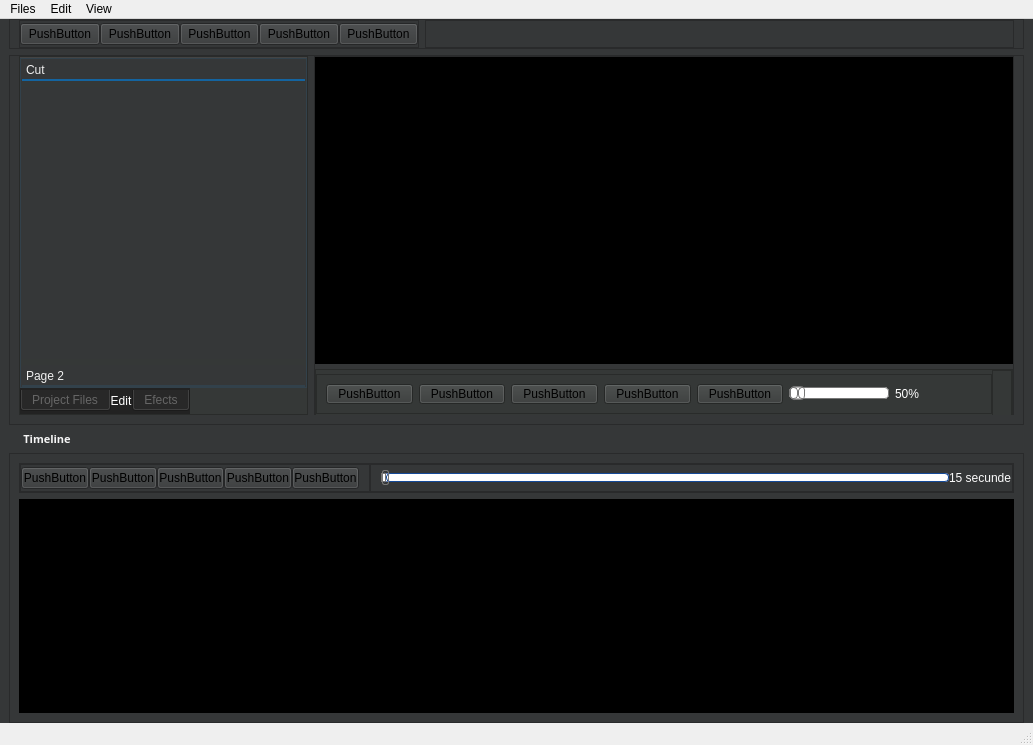
<?xml version="1.0" encoding="UTF-8"?>
<ui version="4.0">
 <class>MainWindow</class>
 <widget class="QMainWindow" name="MainWindow">
  <property name="geometry">
   <rect>
    <x>0</x>
    <y>0</y>
    <width>1033</width>
    <height>745</height>
   </rect>
  </property>
  <property name="windowTitle">
   <string>MainWindow</string>
  </property>
  <widget class="QWidget" name="centralwidget">
   <property name="styleSheet">
    <string notr="true">background:#353738;
</string>
   </property>
   <layout class="QVBoxLayout" name="verticalLayout">
    <property name="spacing">
     <number>6</number>
    </property>
    <property name="topMargin">
     <number>0</number>
    </property>
    <property name="bottomMargin">
     <number>0</number>
    </property>
    <item>
     <widget class="QFrame" name="cwMenuButtons">
      <property name="minimumSize">
       <size>
        <width>0</width>
        <height>30</height>
       </size>
      </property>
      <property name="maximumSize">
       <size>
        <width>16777215</width>
        <height>32</height>
       </size>
      </property>
      <property name="frameShape">
       <enum>QFrame::StyledPanel</enum>
      </property>
      <property name="frameShadow">
       <enum>QFrame::Raised</enum>
      </property>
      <layout class="QHBoxLayout" name="horizontalLayout_8">
       <property name="topMargin">
        <number>0</number>
       </property>
       <property name="bottomMargin">
        <number>0</number>
       </property>
       <item>
        <widget class="QFrame" name="mbButtonsFrame">
         <property name="maximumSize">
          <size>
           <width>400</width>
           <height>16777215</height>
          </size>
         </property>
         <property name="frameShape">
          <enum>QFrame::StyledPanel</enum>
         </property>
         <property name="frameShadow">
          <enum>QFrame::Raised</enum>
         </property>
         <layout class="QHBoxLayout" name="horizontalLayout_9">
          <property name="spacing">
           <number>0</number>
          </property>
          <property name="leftMargin">
           <number>0</number>
          </property>
          <property name="topMargin">
           <number>0</number>
          </property>
          <property name="rightMargin">
           <number>0</number>
          </property>
          <property name="bottomMargin">
           <number>0</number>
          </property>
          <item>
           <widget class="QPushButton" name="pushButton_11">
            <property name="minimumSize">
             <size>
              <width>0</width>
              <height>20</height>
             </size>
            </property>
            <property name="text">
             <string>PushButton</string>
            </property>
           </widget>
          </item>
          <item>
           <widget class="QPushButton" name="pushButton_12">
            <property name="minimumSize">
             <size>
              <width>0</width>
              <height>20</height>
             </size>
            </property>
            <property name="text">
             <string>PushButton</string>
            </property>
           </widget>
          </item>
          <item>
           <widget class="QPushButton" name="pushButton_13">
            <property name="minimumSize">
             <size>
              <width>0</width>
              <height>15</height>
             </size>
            </property>
            <property name="text">
             <string>PushButton</string>
            </property>
           </widget>
          </item>
          <item>
           <widget class="QPushButton" name="pushButton_15">
            <property name="minimumSize">
             <size>
              <width>0</width>
              <height>20</height>
             </size>
            </property>
            <property name="text">
             <string>PushButton</string>
            </property>
           </widget>
          </item>
          <item>
           <widget class="QPushButton" name="pushButton_14">
            <property name="minimumSize">
             <size>
              <width>0</width>
              <height>20</height>
             </size>
            </property>
            <property name="text">
             <string>PushButton</string>
            </property>
           </widget>
          </item>
         </layout>
        </widget>
       </item>
       <item>
        <widget class="QFrame" name="mbEmptyFrame">
         <property name="minimumSize">
          <size>
           <width>500</width>
           <height>0</height>
          </size>
         </property>
         <property name="frameShape">
          <enum>QFrame::StyledPanel</enum>
         </property>
         <property name="frameShadow">
          <enum>QFrame::Raised</enum>
         </property>
        </widget>
       </item>
      </layout>
     </widget>
    </item>
    <item>
     <widget class="QFrame" name="cwPrincipalFrame">
      <property name="frameShape">
       <enum>QFrame::StyledPanel</enum>
      </property>
      <property name="frameShadow">
       <enum>QFrame::Raised</enum>
      </property>
      <layout class="QHBoxLayout" name="horizontalLayout">
       <property name="topMargin">
        <number>0</number>
       </property>
       <item>
        <widget class="QFrame" name="pfTabWidgetFrame">
         <property name="maximumSize">
          <size>
           <width>400</width>
           <height>16777215</height>
          </size>
         </property>
         <property name="styleSheet">
          <string notr="true">background:#353837</string>
         </property>
         <property name="frameShape">
          <enum>QFrame::StyledPanel</enum>
         </property>
         <property name="frameShadow">
          <enum>QFrame::Raised</enum>
         </property>
         <layout class="QVBoxLayout" name="verticalLayout_4">
          <property name="spacing">
           <number>0</number>
          </property>
          <property name="leftMargin">
           <number>0</number>
          </property>
          <property name="topMargin">
           <number>0</number>
          </property>
          <property name="rightMargin">
           <number>0</number>
          </property>
          <property name="bottomMargin">
           <number>0</number>
          </property>
          <item>
           <widget class="QTabWidget" name="tabWidget">
            <property name="styleSheet">
             <string notr="true">QTabWidget {
border: 0;
}

QTabWidget::pane {
border-top: 1px solid #444;
position: absolute;
}

QTabBar {
background: #222;
color: #666;
border-radius: 0;
border: 2px solid #222;
}

QTabBar::tab:top {
margin: 1px 1px 0 0;
padding: 4px 8px;
border-bottom: 3px solid transparent;
}

QTabBar::tab:selected {
color: white;
border: 0;
}

QTabBar::tab:top:hover {
border-bottom: 3px solid #444;
}
QTabBar::tab:top:selected {
border-bottom: 3px solid #1086e2;
}

QTabBar::tab:hover,
QTabBar::tab:focus {

}











{

}</string>
            </property>
            <property name="tabPosition">
             <enum>QTabWidget::South</enum>
            </property>
            <property name="currentIndex">
             <number>1</number>
            </property>
            <property name="elideMode">
             <enum>Qt::ElideRight</enum>
            </property>
            <property name="usesScrollButtons">
             <bool>true</bool>
            </property>
            <property name="documentMode">
             <bool>false</bool>
            </property>
            <property name="tabsClosable">
             <bool>false</bool>
            </property>
            <property name="movable">
             <bool>false</bool>
            </property>
            <property name="tabBarAutoHide">
             <bool>false</bool>
            </property>
            <widget class="QWidget" name="projectFiles">
             <attribute name="title">
              <string>Project Files</string>
             </attribute>
             <layout class="QVBoxLayout" name="verticalLayout_5">
              <property name="spacing">
               <number>0</number>
              </property>
              <property name="leftMargin">
               <number>0</number>
              </property>
              <property name="topMargin">
               <number>0</number>
              </property>
              <property name="rightMargin">
               <number>0</number>
              </property>
              <property name="bottomMargin">
               <number>0</number>
              </property>
              <item>
               <widget class="QListWidget" name="videoFiles">
                <property name="styleSheet">
                 <string notr="true">background:black
</string>
                </property>
               </widget>
              </item>
             </layout>
            </widget>
            <widget class="QWidget" name="editTab">
             <attribute name="title">
              <string>Edit</string>
             </attribute>
             <layout class="QVBoxLayout" name="verticalLayout_7">
              <property name="spacing">
               <number>0</number>
              </property>
              <property name="leftMargin">
               <number>0</number>
              </property>
              <property name="topMargin">
               <number>0</number>
              </property>
              <property name="rightMargin">
               <number>0</number>
              </property>
              <property name="bottomMargin">
               <number>0</number>
              </property>
              <item>
               <widget class="QToolBox" name="editMenu">
                <property name="styleSheet">
                 <string notr="true">QToolBox {
  padding: 0px;
  border: 0px;
  border: 1px solid #32414B;
}

QToolBox:selected {
  padding: 0px;
  border: 2px solid #1464A0;
}

QToolBox::tab {
  background-color: #353738;
  border: 1px solid#353738;
  color: #F0F0F0;
  border-top-left-radius: 4px;
  border-top-right-radius: 4px;
}

QToolBox::tab:disabled {
  color:#353738;
}

QToolBox::tab:selected {
  background-color: #353738;
  border-bottom: 2px solid #1464A0;
}

QToolBox::tab:selected:disabled {
  background-color: #353738;
  border-bottom: 2px solid #14506E;
}

QToolBox::tab:!selected {
  background-color: #353738;
  border-bottom: 2px solid #32414B;
}

QToolBox::tab:!selected:disabled {
  background-color: #353738;
}

QToolBox::tab:hover {
  border-color: #148CD2;
  border-bottom: 2px solid #148CD2;
}

QToolBox QScrollArea QWidget QWidget {
  padding: 0px;
  border: 0px;
  background-color: #353738;
}</string>
                </property>
                <property name="currentIndex">
                 <number>0</number>
                </property>
                <widget class="QWidget" name="cut">
                 <property name="geometry">
                  <rect>
                   <x>0</x>
                   <y>0</y>
                   <width>285</width>
                   <height>259</height>
                  </rect>
                 </property>
                 <attribute name="label">
                  <string>Cut</string>
                 </attribute>
                </widget>
                <widget class="QWidget" name="page_2">
                 <property name="geometry">
                  <rect>
                   <x>0</x>
                   <y>0</y>
                   <width>285</width>
                   <height>259</height>
                  </rect>
                 </property>
                 <attribute name="label">
                  <string>Page 2</string>
                 </attribute>
                </widget>
               </widget>
              </item>
             </layout>
            </widget>
            <widget class="QWidget" name="effectsMenu">
             <attribute name="title">
              <string>Efects</string>
             </attribute>
            </widget>
           </widget>
          </item>
         </layout>
        </widget>
       </item>
       <item>
        <widget class="QFrame" name="pfVideoPreviewFrame">
         <property name="minimumSize">
          <size>
           <width>700</width>
           <height>0</height>
          </size>
         </property>
         <property name="frameShape">
          <enum>QFrame::StyledPanel</enum>
         </property>
         <property name="frameShadow">
          <enum>QFrame::Raised</enum>
         </property>
         <layout class="QVBoxLayout" name="verticalLayout_2">
          <property name="spacing">
           <number>0</number>
          </property>
          <property name="leftMargin">
           <number>0</number>
          </property>
          <property name="topMargin">
           <number>0</number>
          </property>
          <property name="rightMargin">
           <number>0</number>
          </property>
          <property name="bottomMargin">
           <number>0</number>
          </property>
          <item>
           <widget class="QFrame" name="vpfVideoPreview">
            <property name="minimumSize">
             <size>
              <width>640</width>
              <height>300</height>
             </size>
            </property>
            <property name="styleSheet">
             <string notr="true">background:black</string>
            </property>
            <property name="frameShape">
             <enum>QFrame::StyledPanel</enum>
            </property>
            <property name="frameShadow">
             <enum>QFrame::Raised</enum>
            </property>
            <layout class="QGridLayout" name="gridLayout">
             <property name="leftMargin">
              <number>9</number>
             </property>
            </layout>
           </widget>
          </item>
          <item>
           <widget class="QFrame" name="vpfVideoPreviewControlsFrame">
            <property name="minimumSize">
             <size>
              <width>0</width>
              <height>50</height>
             </size>
            </property>
            <property name="maximumSize">
             <size>
              <width>16777215</width>
              <height>40</height>
             </size>
            </property>
            <property name="styleSheet">
             <string notr="true">background:#353837</string>
            </property>
            <property name="frameShape">
             <enum>QFrame::StyledPanel</enum>
            </property>
            <property name="frameShadow">
             <enum>QFrame::Raised</enum>
            </property>
            <layout class="QHBoxLayout" name="horizontalLayout_2">
             <property name="spacing">
              <number>0</number>
             </property>
             <property name="leftMargin">
              <number>0</number>
             </property>
             <property name="topMargin">
              <number>0</number>
             </property>
             <property name="rightMargin">
              <number>0</number>
             </property>
             <property name="bottomMargin">
              <number>0</number>
             </property>
             <item>
              <widget class="QFrame" name="EmptyFrame_2">
               <property name="frameShape">
                <enum>QFrame::StyledPanel</enum>
               </property>
               <property name="frameShadow">
                <enum>QFrame::Raised</enum>
               </property>
              </widget>
             </item>
             <item>
              <widget class="QFrame" name="vpcfControlsFrame">
               <property name="minimumSize">
                <size>
                 <width>200</width>
                 <height>20</height>
                </size>
               </property>
               <property name="maximumSize">
                <size>
                 <width>750</width>
                 <height>40</height>
                </size>
               </property>
               <property name="frameShape">
                <enum>QFrame::StyledPanel</enum>
               </property>
               <property name="frameShadow">
                <enum>QFrame::Raised</enum>
               </property>
               <layout class="QHBoxLayout" name="horizontalLayout_3">
                <item>
                 <widget class="QPushButton" name="rewind">
                  <property name="maximumSize">
                   <size>
                    <width>16777215</width>
                    <height>16777215</height>
                   </size>
                  </property>
                  <property name="text">
                   <string>PushButton</string>
                  </property>
                 </widget>
                </item>
                <item>
                 <widget class="QPushButton" name="previews">
                  <property name="text">
                   <string>PushButton</string>
                  </property>
                 </widget>
                </item>
                <item>
                 <widget class="QPushButton" name="play_pauseButton">
                  <property name="text">
                   <string>PushButton</string>
                  </property>
                 </widget>
                </item>
                <item>
                 <widget class="QPushButton" name="next">
                  <property name="text">
                   <string>PushButton</string>
                  </property>
                 </widget>
                </item>
                <item>
                 <widget class="QPushButton" name="fastForward">
                  <property name="text">
                   <string>PushButton</string>
                  </property>
                 </widget>
                </item>
                <item>
                 <widget class="QSlider" name="volume">
                  <property name="maximumSize">
                   <size>
                    <width>100</width>
                    <height>16777215</height>
                   </size>
                  </property>
                  <property name="styleSheet">
                   <string notr="true">QSlider::groove:horizontal {
border: 1px solid #bbb;
background: white;
height: 10px;
border-radius: 4px;
}

QSlider::sub-page:horizontal {
background: qlineargradient(x1: 0, y1: 0,    x2: 0, y2: 1,
    stop: 0 #66e, stop: 1 #bbf);
background: qlineargradient(x1: 0, y1: 0.2, x2: 1, y2: 1,
    stop: 0 #bbf, stop: 1 #55f);
border: 1px solid #777;
height: 10px;
border-radius: 4px;
}

QSlider::add-page:horizontal {
background: #fff;
border: 1px solid #777;
height: 10px;
border-radius: 4px;
}

QSlider::handle:horizontal {
background: qlineargradient(x1:0, y1:0, x2:1, y2:1,
    stop:0 #eee, stop:1 #ccc);
border: 1px solid #777;
width: 13px;
margin-top: -2px;
margin-bottom: -2px;
border-radius: 4px;
}

QSlider::handle:horizontal:hover {
background: qlineargradient(x1:0, y1:0, x2:1, y2:1,
    stop:0 #fff, stop:1 #ddd);
border: 1px solid #444;
border-radius: 4px;
}

QSlider::sub-page:horizontal:disabled {
background: #bbb;
border-color: #999;
}

QSlider::add-page:horizontal:disabled {
background: #eee;
border-color: #999;
}

QSlider::handle:horizontal:disabled {
background: #eee;
border: 1px solid #aaa;
border-radius: 4px;
}</string>
                  </property>
                  <property name="orientation">
                   <enum>Qt::Horizontal</enum>
                  </property>
                 </widget>
                </item>
                <item>
                 <widget class="QLabel" name="volumeTextDisplay">
                  <property name="palette">
                   <palette>
                    <active>
                     <colorrole role="WindowText">
                      <brush brushstyle="SolidPattern">
                       <color alpha="255">
                        <red>255</red>
                        <green>255</green>
                        <blue>255</blue>
                       </color>
                      </brush>
                     </colorrole>
                     <colorrole role="Button">
                      <brush brushstyle="SolidPattern">
                       <color alpha="255">
                        <red>53</red>
                        <green>56</green>
                        <blue>55</blue>
                       </color>
                      </brush>
                     </colorrole>
                     <colorrole role="Base">
                      <brush brushstyle="SolidPattern">
                       <color alpha="255">
                        <red>53</red>
                        <green>56</green>
                        <blue>55</blue>
                       </color>
                      </brush>
                     </colorrole>
                     <colorrole role="Window">
                      <brush brushstyle="SolidPattern">
                       <color alpha="255">
                        <red>53</red>
                        <green>56</green>
                        <blue>55</blue>
                       </color>
                      </brush>
                     </colorrole>
                    </active>
                    <inactive>
                     <colorrole role="WindowText">
                      <brush brushstyle="SolidPattern">
                       <color alpha="255">
                        <red>255</red>
                        <green>255</green>
                        <blue>255</blue>
                       </color>
                      </brush>
                     </colorrole>
                     <colorrole role="Button">
                      <brush brushstyle="SolidPattern">
                       <color alpha="255">
                        <red>53</red>
                        <green>56</green>
                        <blue>55</blue>
                       </color>
                      </brush>
                     </colorrole>
                     <colorrole role="Base">
                      <brush brushstyle="SolidPattern">
                       <color alpha="255">
                        <red>53</red>
                        <green>56</green>
                        <blue>55</blue>
                       </color>
                      </brush>
                     </colorrole>
                     <colorrole role="Window">
                      <brush brushstyle="SolidPattern">
                       <color alpha="255">
                        <red>53</red>
                        <green>56</green>
                        <blue>55</blue>
                       </color>
                      </brush>
                     </colorrole>
                    </inactive>
                    <disabled>
                     <colorrole role="WindowText">
                      <brush brushstyle="SolidPattern">
                       <color alpha="255">
                        <red>120</red>
                        <green>120</green>
                        <blue>120</blue>
                       </color>
                      </brush>
                     </colorrole>
                     <colorrole role="Button">
                      <brush brushstyle="SolidPattern">
                       <color alpha="255">
                        <red>53</red>
                        <green>56</green>
                        <blue>55</blue>
                       </color>
                      </brush>
                     </colorrole>
                     <colorrole role="Base">
                      <brush brushstyle="SolidPattern">
                       <color alpha="255">
                        <red>53</red>
                        <green>56</green>
                        <blue>55</blue>
                       </color>
                      </brush>
                     </colorrole>
                     <colorrole role="Window">
                      <brush brushstyle="SolidPattern">
                       <color alpha="255">
                        <red>53</red>
                        <green>56</green>
                        <blue>55</blue>
                       </color>
                      </brush>
                     </colorrole>
                    </disabled>
                   </palette>
                  </property>
                  <property name="text">
                   <string>50%</string>
                  </property>
                 </widget>
                </item>
               </layout>
              </widget>
             </item>
             <item>
              <widget class="QFrame" name="EmptyFrame">
               <property name="frameShape">
                <enum>QFrame::StyledPanel</enum>
               </property>
               <property name="frameShadow">
                <enum>QFrame::Raised</enum>
               </property>
               <layout class="QHBoxLayout" name="horizontalLayout_7"/>
              </widget>
             </item>
            </layout>
           </widget>
          </item>
         </layout>
        </widget>
       </item>
      </layout>
     </widget>
    </item>
    <item>
     <widget class="QLabel" name="timelineLabel">
      <property name="palette">
       <palette>
        <active>
         <colorrole role="WindowText">
          <brush brushstyle="SolidPattern">
           <color alpha="255">
            <red>245</red>
            <green>245</green>
            <blue>245</blue>
           </color>
          </brush>
         </colorrole>
         <colorrole role="Button">
          <brush brushstyle="SolidPattern">
           <color alpha="255">
            <red>53</red>
            <green>55</green>
            <blue>56</blue>
           </color>
          </brush>
         </colorrole>
         <colorrole role="Base">
          <brush brushstyle="SolidPattern">
           <color alpha="255">
            <red>53</red>
            <green>55</green>
            <blue>56</blue>
           </color>
          </brush>
         </colorrole>
         <colorrole role="Window">
          <brush brushstyle="SolidPattern">
           <color alpha="255">
            <red>53</red>
            <green>55</green>
            <blue>56</blue>
           </color>
          </brush>
         </colorrole>
        </active>
        <inactive>
         <colorrole role="WindowText">
          <brush brushstyle="SolidPattern">
           <color alpha="255">
            <red>245</red>
            <green>245</green>
            <blue>245</blue>
           </color>
          </brush>
         </colorrole>
         <colorrole role="Button">
          <brush brushstyle="SolidPattern">
           <color alpha="255">
            <red>53</red>
            <green>55</green>
            <blue>56</blue>
           </color>
          </brush>
         </colorrole>
         <colorrole role="Base">
          <brush brushstyle="SolidPattern">
           <color alpha="255">
            <red>53</red>
            <green>55</green>
            <blue>56</blue>
           </color>
          </brush>
         </colorrole>
         <colorrole role="Window">
          <brush brushstyle="SolidPattern">
           <color alpha="255">
            <red>53</red>
            <green>55</green>
            <blue>56</blue>
           </color>
          </brush>
         </colorrole>
        </inactive>
        <disabled>
         <colorrole role="WindowText">
          <brush brushstyle="SolidPattern">
           <color alpha="255">
            <red>120</red>
            <green>120</green>
            <blue>120</blue>
           </color>
          </brush>
         </colorrole>
         <colorrole role="Button">
          <brush brushstyle="SolidPattern">
           <color alpha="255">
            <red>53</red>
            <green>55</green>
            <blue>56</blue>
           </color>
          </brush>
         </colorrole>
         <colorrole role="Base">
          <brush brushstyle="SolidPattern">
           <color alpha="255">
            <red>53</red>
            <green>55</green>
            <blue>56</blue>
           </color>
          </brush>
         </colorrole>
         <colorrole role="Window">
          <brush brushstyle="SolidPattern">
           <color alpha="255">
            <red>53</red>
            <green>55</green>
            <blue>56</blue>
           </color>
          </brush>
         </colorrole>
        </disabled>
       </palette>
      </property>
      <property name="font">
       <font>
        <family>Segoe UI Black</family>
        <pointsize>8</pointsize>
        <weight>75</weight>
        <bold>true</bold>
       </font>
      </property>
      <property name="text">
       <string>     Timeline</string>
      </property>
      <property name="scaledContents">
       <bool>false</bool>
      </property>
     </widget>
    </item>
    <item>
     <widget class="QFrame" name="cwSecondaryFrame">
      <property name="minimumSize">
       <size>
        <width>0</width>
        <height>270</height>
       </size>
      </property>
      <property name="maximumSize">
       <size>
        <width>16777215</width>
        <height>300</height>
       </size>
      </property>
      <property name="frameShape">
       <enum>QFrame::StyledPanel</enum>
      </property>
      <property name="frameShadow">
       <enum>QFrame::Raised</enum>
      </property>
      <layout class="QVBoxLayout" name="verticalLayout_3">
       <item>
        <widget class="QFrame" name="sfVideoTimeControl">
         <property name="maximumSize">
          <size>
           <width>16777215</width>
           <height>30</height>
          </size>
         </property>
         <property name="frameShape">
          <enum>QFrame::StyledPanel</enum>
         </property>
         <property name="frameShadow">
          <enum>QFrame::Raised</enum>
         </property>
         <layout class="QHBoxLayout" name="horizontalLayout_4">
          <property name="spacing">
           <number>0</number>
          </property>
          <property name="leftMargin">
           <number>0</number>
          </property>
          <property name="topMargin">
           <number>0</number>
          </property>
          <property name="rightMargin">
           <number>0</number>
          </property>
          <property name="bottomMargin">
           <number>0</number>
          </property>
          <item>
           <widget class="QFrame" name="vtcButtons">
            <property name="maximumSize">
             <size>
              <width>350</width>
              <height>16777215</height>
             </size>
            </property>
            <property name="frameShape">
             <enum>QFrame::StyledPanel</enum>
            </property>
            <property name="frameShadow">
             <enum>QFrame::Raised</enum>
            </property>
            <layout class="QHBoxLayout" name="horizontalLayout_5">
             <property name="spacing">
              <number>0</number>
             </property>
             <property name="leftMargin">
              <number>0</number>
             </property>
             <property name="topMargin">
              <number>0</number>
             </property>
             <property name="rightMargin">
              <number>10</number>
             </property>
             <property name="bottomMargin">
              <number>0</number>
             </property>
             <item>
              <widget class="QPushButton" name="pushButton_6">
               <property name="text">
                <string>PushButton</string>
               </property>
              </widget>
             </item>
             <item>
              <widget class="QPushButton" name="pushButton_7">
               <property name="text">
                <string>PushButton</string>
               </property>
              </widget>
             </item>
             <item>
              <widget class="QPushButton" name="pushButton_10">
               <property name="text">
                <string>PushButton</string>
               </property>
              </widget>
             </item>
             <item>
              <widget class="QPushButton" name="pushButton_8">
               <property name="text">
                <string>PushButton</string>
               </property>
              </widget>
             </item>
             <item>
              <widget class="QPushButton" name="pushButton_9">
               <property name="text">
                <string>PushButton</string>
               </property>
              </widget>
             </item>
            </layout>
           </widget>
          </item>
          <item>
           <widget class="QFrame" name="vtcVideoTimeControl">
            <property name="frameShape">
             <enum>QFrame::StyledPanel</enum>
            </property>
            <property name="frameShadow">
             <enum>QFrame::Raised</enum>
            </property>
            <layout class="QHBoxLayout" name="horizontalLayout_6">
             <property name="spacing">
              <number>0</number>
             </property>
             <property name="leftMargin">
              <number>10</number>
             </property>
             <property name="topMargin">
              <number>0</number>
             </property>
             <property name="rightMargin">
              <number>0</number>
             </property>
             <property name="bottomMargin">
              <number>0</number>
             </property>
             <item>
              <widget class="QSlider" name="videoTimeSlider">
               <property name="styleSheet">
                <string notr="true">QSlider::groove:horizontal{
border: 1px solid #637EB8;
background: white;
height: 7px;
border-radius: 3px;
}
QSlider::sub-page:horizontal {
background: qlineargradient(x1: 0, y1: 0, x2: 0, y2: 1,
stop: 0 #ABC7EC, stop: 1 #154A98);
border: 1px solid #777;
height: 10px;
border-radius: 4px;
}
QSlider::add-page:horizontal {
background: #fff;
border: 1px solid #154A98;
height: 10px;
border-radius: 4px;
}
QSlider::handle:horizontal{
background: qlineargradient(x1:0, y1:0, x2:1, y2:1,
stop:0 #fff, stop:1 #ABC7EC);
border: 1px solid #777;
width: 5px;
margin-top: -4px;
margin-bottom: -4px;
border-radius: 2px;
}

/*Verticales*/
QSlider::groove:vertical{
border: 1px solid #637EB8;
background: white;
width:7px;
height: 55px;
border-radius: 3px;
}
QSlider::add-page:vertical {
background: qlineargradient(x1: 0, y1: 0, x2: 0, y2: 1,
stop: 0 #ABC7EC, stop: 1 #154A98);
border: 1px solid #154A98;
width: 10px;
border-radius: 4px;
}
QSlider::sub-page:vertical {
background: #fff;
border: 1px solid #777;
width: 7px;
border-radius: 4px;
}
QSlider::handle:vertical{
background: qlineargradient(x1:0, y1:0, x2:1, y2:1,
stop:0 #fff, stop:1 #ABC7EC);
border: 1px solid #777;
height: 5px;
margin-left: -4px;
margin-right: -4px;
border-radius: 2px;
}
/*Horizontales y Verticales*/
QSlider::handle:horizontal:hover,
QSlider::handle:vertical:hover{
border: 1px solid #154A98;
border-radius: 3px;
}</string>
               </property>
               <property name="orientation">
                <enum>Qt::Horizontal</enum>
               </property>
              </widget>
             </item>
             <item>
              <widget class="QLabel" name="videoTimeDisplay">
               <property name="palette">
                <palette>
                 <active>
                  <colorrole role="WindowText">
                   <brush brushstyle="SolidPattern">
                    <color alpha="255">
                     <red>252</red>
                     <green>252</green>
                     <blue>252</blue>
                    </color>
                   </brush>
                  </colorrole>
                  <colorrole role="Button">
                   <brush brushstyle="SolidPattern">
                    <color alpha="255">
                     <red>53</red>
                     <green>55</green>
                     <blue>56</blue>
                    </color>
                   </brush>
                  </colorrole>
                  <colorrole role="Base">
                   <brush brushstyle="SolidPattern">
                    <color alpha="255">
                     <red>53</red>
                     <green>55</green>
                     <blue>56</blue>
                    </color>
                   </brush>
                  </colorrole>
                  <colorrole role="Window">
                   <brush brushstyle="SolidPattern">
                    <color alpha="255">
                     <red>53</red>
                     <green>55</green>
                     <blue>56</blue>
                    </color>
                   </brush>
                  </colorrole>
                 </active>
                 <inactive>
                  <colorrole role="WindowText">
                   <brush brushstyle="SolidPattern">
                    <color alpha="255">
                     <red>252</red>
                     <green>252</green>
                     <blue>252</blue>
                    </color>
                   </brush>
                  </colorrole>
                  <colorrole role="Button">
                   <brush brushstyle="SolidPattern">
                    <color alpha="255">
                     <red>53</red>
                     <green>55</green>
                     <blue>56</blue>
                    </color>
                   </brush>
                  </colorrole>
                  <colorrole role="Base">
                   <brush brushstyle="SolidPattern">
                    <color alpha="255">
                     <red>53</red>
                     <green>55</green>
                     <blue>56</blue>
                    </color>
                   </brush>
                  </colorrole>
                  <colorrole role="Window">
                   <brush brushstyle="SolidPattern">
                    <color alpha="255">
                     <red>53</red>
                     <green>55</green>
                     <blue>56</blue>
                    </color>
                   </brush>
                  </colorrole>
                 </inactive>
                 <disabled>
                  <colorrole role="WindowText">
                   <brush brushstyle="SolidPattern">
                    <color alpha="255">
                     <red>120</red>
                     <green>120</green>
                     <blue>120</blue>
                    </color>
                   </brush>
                  </colorrole>
                  <colorrole role="Button">
                   <brush brushstyle="SolidPattern">
                    <color alpha="255">
                     <red>53</red>
                     <green>55</green>
                     <blue>56</blue>
                    </color>
                   </brush>
                  </colorrole>
                  <colorrole role="Base">
                   <brush brushstyle="SolidPattern">
                    <color alpha="255">
                     <red>53</red>
                     <green>55</green>
                     <blue>56</blue>
                    </color>
                   </brush>
                  </colorrole>
                  <colorrole role="Window">
                   <brush brushstyle="SolidPattern">
                    <color alpha="255">
                     <red>53</red>
                     <green>55</green>
                     <blue>56</blue>
                    </color>
                   </brush>
                  </colorrole>
                 </disabled>
                </palette>
               </property>
               <property name="text">
                <string>15 secunde</string>
               </property>
               <property name="margin">
                <number>4</number>
               </property>
              </widget>
             </item>
            </layout>
           </widget>
          </item>
         </layout>
        </widget>
       </item>
       <item>
        <widget class="QFrame" name="sfTimeLineFrame">
         <property name="styleSheet">
          <string notr="true">background:black
</string>
         </property>
         <property name="frameShape">
          <enum>QFrame::StyledPanel</enum>
         </property>
         <property name="frameShadow">
          <enum>QFrame::Raised</enum>
         </property>
         <layout class="QVBoxLayout" name="verticalLayout_6"/>
        </widget>
       </item>
      </layout>
     </widget>
    </item>
   </layout>
  </widget>
  <widget class="QMenuBar" name="menubar">
   <property name="geometry">
    <rect>
     <x>0</x>
     <y>0</y>
     <width>1033</width>
     <height>26</height>
    </rect>
   </property>
   <widget class="QMenu" name="menuFiles">
    <property name="title">
     <string>Files</string>
    </property>
    <addaction name="actionOpen"/>
   </widget>
   <widget class="QMenu" name="menuEdit">
    <property name="title">
     <string>Edit</string>
    </property>
   </widget>
   <widget class="QMenu" name="menuView">
    <property name="title">
     <string>View</string>
    </property>
   </widget>
   <addaction name="menuFiles"/>
   <addaction name="menuEdit"/>
   <addaction name="menuView"/>
  </widget>
  <widget class="QStatusBar" name="statusbar"/>
  <action name="actionOpen">
   <property name="text">
    <string>Open</string>
   </property>
  </action>
 </widget>
 <resources/>
 <connections/>
</ui>
